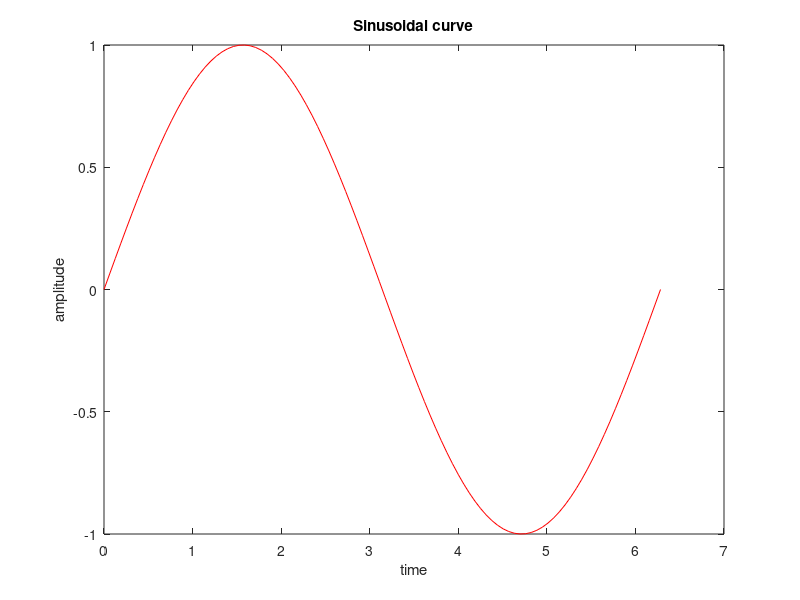

The MATLAB source for this figure: (Note: this script raises an error after producing the figure.)
p = 23;
x = 'hello, world'
disp(x)
a = [ 2 3 4];
b = [ 2; 3; 4];

% array initial:increment:terminator.
x = 1: 2: 10
y = linspace(1, 10, 19)

% matrix multiplication both . 
x = [2 3 4 ; 34 3 3]
y = [2 3 4 ; 34 3 3]
m = x.*y
x
y = [ 2; 4; 4]
m = x*y


x = zeros(3, 2)
y = ones(3)
e = eye(3)

x = linspace(0, 2*pi,100)
y = sin(x)
plot(x,y, 'r')
xlabel('time')
ylabel('amplitude')
title('Sinusoidal curve')


x = 0;
if x > 0
    disp('x is positive Number')
elseif x< 0
    disp('x is negative number')
else
    disp('x is zero')
end

for i = -10: 10
    disp(i)
    x = i
    if x > 0
        disp('x is positive Number')
    elseif x< 0
        disp('x is negative number')
    else
        disp('x is zero')
    end
end

% table creating 
x = x'
y = y'
table(x, y)






